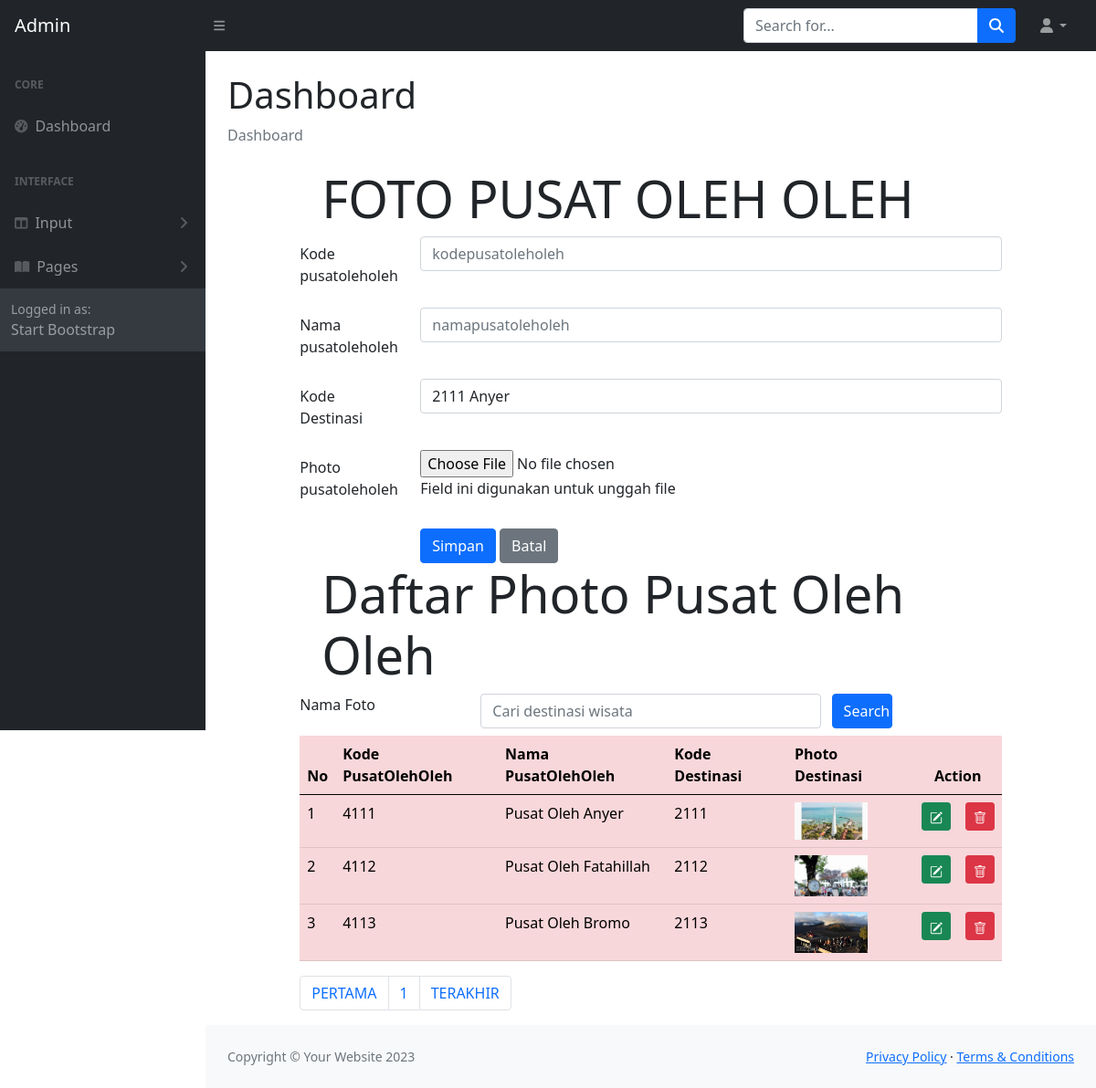
Page /ADMIN/pusatoleholeh.php on the committed database.
### tables this page shows
CREATE TABLE `pusatoleholeh` (
  `pusatoleholehKODE` char(4) NOT NULL,
  `pusatoleholehNAMA` char(120) NOT NULL,
  `pusatoleholehFILE` char(120) NOT NULL,
  `destinasiKODE` char(4) NOT NULL
);

### ADMIN/pusatoleholeh.php (the view, shortened to what this page needs)
<!DOCTYPE html>
<html lang="en">
<?php include "include/head.php";?>
    <body class="sb-nav-fixed">
        <?php include "include/menunav.php";?>
        <div id="layoutSidenav">
            <?php include "include/menu.php";?>
            <div id="layoutSidenav_content">
                <main>
                    <div class="container-fluid px-4">
                        <h1 class="mt-4">Dashboard</h1>
                        <ol class="breadcrumb mb-4">
                            <li class="breadcrumb-item active">Dashboard</li>
                        </ol>
<head>
  	<link rel="stylesheet" type="text/css" href="https://cdnjs.cloudflare.com/ajax/libs/select2/4.0.3/css/select2.min.css">
	<link rel="stylesheet" type="text/css" href="css/bootstrap.min.css">
</head>
<?php
	include "include/config.php";
	$datadestinasi = mysqli_query($connection, "select * from destinasi");
?>
<body>
<div class="row">
<div class="col-sm-1"></div>
<div class="col-sm-10">
	<div class="jumbotron jumbotron-fluid">
		<div class="container">
			<h1 class="display-4">FOTO PUSAT OLEH OLEH</h1>
		</div>
	</div>
	<form method="POST" enctype="multipart/form-data">
		<div class="mb-3 row">
			<label for="kodepusatoleholeh" class="col-sm-2 col-form-label">Kode pusatoleholeh</label>
			<div class="col-sm-10">
				<input type="text" class="form-control" id="kodepusatoleholeh" name="inputkode" placeholder="kodepusatoleholeh" maxlength="4">
			</div>
		</div>
		<div class="mb-3 row">
			<label for="namapusatoleholeh" class="col-sm-2 col-form-label">Nama pusatoleholeh</label>
			<div class="col-sm-10">
				<input type="text" class="form-control" id="namapusatoleholeh" name="inputnama" placeholder="namapusatoleholeh">
			</div>
		</div>
		<div class="mb-3 row">
			<label for="kodedestinasi" class="col-sm-2 col-form-label">Kode Destinasi</label>
			<div class="col-sm-10">
			<select class="form-control" id="kodedestinasi" name="kodedestinasi">
				<?php while($row = mysqli_fetch_array($datadestinasi))
				{ ?>
					<option value="<?php echo $row["destinasiKODE"]?>">
						<?php echo $row["destinasiKODE"]?>
						<?php echo $row["destinasiNAMA"]?>
					</option>
				<?php } ?>
			</select>
			</div>
		</div>
		<div class="mb-3 row">
			<label for="file" class="col-sm-2 col-form-label">Photo pusatoleholeh</label>
			<div class="col-sm-10">
				<input type="file" id="file" name="file">
				<p class="help-block">Field ini digunakan untuk unggah file</p>
			</div>
		</div>
		<div class="form-group row">
			<div class="col-sm-2"></div>
			<div class="col-sm-10">
				<input type="submit" name="Simpan" class="btn btn-primary" value="Simpan">
				<input type="submit" name="Batal" class="btn btn-secondary" value="Batal">
			</div>
		</div>
	</form>
</div>
<div class="col-sm-1"></div>
</div>
<div class="row">
	<div class="col-sm-1"></div>
	<div class="col-sm-10">
		<div class="jumbotron jumbotron-fluid">
			<div class="container">
				<h1 class="display-4">Daftar Photo Pusat Oleh Oleh</h1>
			</div>
		</div>
		<form method="POST">
                <div class="form-group row mb-2">
                <label for="search" class="col-sm-3">Nama Foto</label>
                <div class="col-sm-6">
                    <input type="text" name="search" class="form-control" id="search"
                    value="<?php if(isset($_POST["search"])) {echo $_POST["search"];}?>"
                        placeholder = "Cari destinasi wisata">
                </div>
                <input type="submit" name="kirim" class="col-sm-1 btn btn-primary" value="Search">
                </div>
            </form>
	<table class="table table-hover table-danger">
		<thead class="thead-dark">
			<tr>
				<th>No</th>
				<th>Kode PusatOlehOleh</th>
				<th>Nama PusatOlehOleh</th>
				<th>Kode Destinasi</th>
				<th>Photo Destinasi</th>
				<th colspan="2" style="text-align: center">Action</th>
			</tr>
		</thead>
		<tbody>
		<?php
    $jumlahtampilan = 3;
    $halaman = (isset($_GET['page']))? $_GET['page'] : 1;
    $mulaitampilan = ($halaman - 1) * $jumlahtampilan;
	if(isset($_POST["kirim"]))
	{
		$search = $_POST["search"];
		$query = mysqli_query($connection, "select pusatoleholeh.*
			from pusatoleholeh where pusatoleholehNAMA like '%".$search."%' limit $mulaitampilan, $jumlahtampilan");
	}else
		{
			$query = mysqli_query($connection, "select pusatoleholeh.*  from pusatoleholeh limit $mulaitampilan, $jumlahtampilan");
		}
	$nomor = 1;
	while($row = mysqli_fetch_array($query))
	{
  ?>
				<tr>
					<td><?php echo $mulaitampilan + $nomor; ?></td>
					<td><?php echo $row['pusatoleholehKODE'];?></td>
					<td><?php echo $row['pusatoleholehNAMA'];?></td>
					<td><?php echo $row['destinasiKODE'];?></td>
					<td>
						<?php if(is_file("images/".$row['pusatoleholehFILE']))
						{ ?>
							<img src="images/<?php echo $row['pusatoleholehFILE']?>" width="80">
						<?php } else
							echo "<img src='images/noimage.png' width='80'>"
						?>
					</td>
					<td>
						<a href="pusatoleholehubah.php?ubahfoto=<?php echo $row['pusatoleholehKODE']?>" class="btn btn-success btn-sm" title="EDIT">
						</a>
					</td>
					<td>
						<a href="pusatoleholehhapus.php?hapusfoto=<?php echo $row['pusatoleholehKODE']?>" class="btn btn-danger btn-sm" title="DELETE">
						</a>
					</td>
				</tr>
			<?php $nomor = $nomor + 1;?>
			<?php }	?>
		</tbody>
	</table>
	<?php
    $query = mysqli_query($connection, "SELECT * FROM pusatoleholeh");
    $jumlahrecord = mysqli_num_rows($query);
    $jumlahpage = ceil($jumlahrecord/$jumlahtampilan);
  	?>
	<nav aria-label="Page navigation example">
	<ul class="pagination">
		<li class="page-item"><a class="page-link" href="?page=<?php $nomorhal=1; echo $nomorhal?>">PERTAMA</a></li>
		<?php for($nomorhal=1; $nomorhal<=$jumlahpage; $nomorhal++)
		{ ?>
		<li class="page-item">
		<?php
		if($nomorhal!=$halaman)
		{ ?>
		<a class="page-link" href="?page=<?php echo $nomorhal?>"><?php echo $nomorhal?></a>
		<?php }
		else { ?>
		<a class="page-link" href="?page=<?php echo $nomorhal?>"><?php echo $nomorhal?></a>
		<?php } ?>
		</li>
		<?php } ?>
		<li class="page-item"><a class="page-link" href="?page=<?php echo $nomorhal-1?>">TERAKHIR</a></li>
	</ul>
	</nav>
	</div>
	<div class="col-sm-1"></div>
</div>
</body>
	</div>
                </main>
                <?php include "include/footer.php";?>
            </div>
        </div>
    </body>
</html>
</html>

### rows in the picture
pusatoleholeh: nomor "1", pusatoleholehKODE "4111", pusatoleholehNAMA "Pusat Oleh Anyer", destinasiKODE "2111", pusatoleholehFILE (picture)
pusatoleholeh: nomor "2", pusatoleholehKODE "4112", pusatoleholehNAMA "Pusat Oleh Fatahillah", destinasiKODE "2112", pusatoleholehFILE (picture)
pusatoleholeh: nomor "3", pusatoleholehKODE "4113", pusatoleholehNAMA "Pusat Oleh Bromo", destinasiKODE "2113", pusatoleholehFILE (picture)

### other values in the picture
form field kodedestinasi "2111 Anyer"
